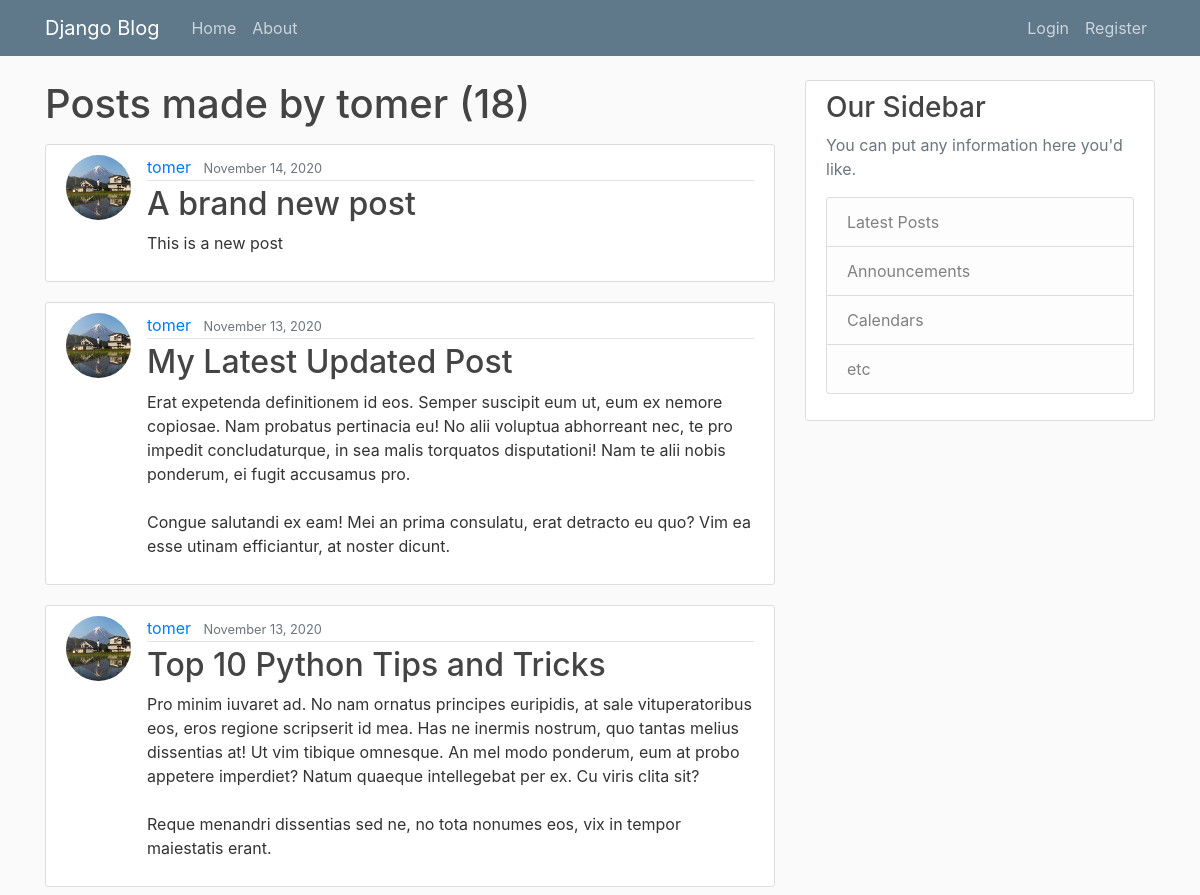
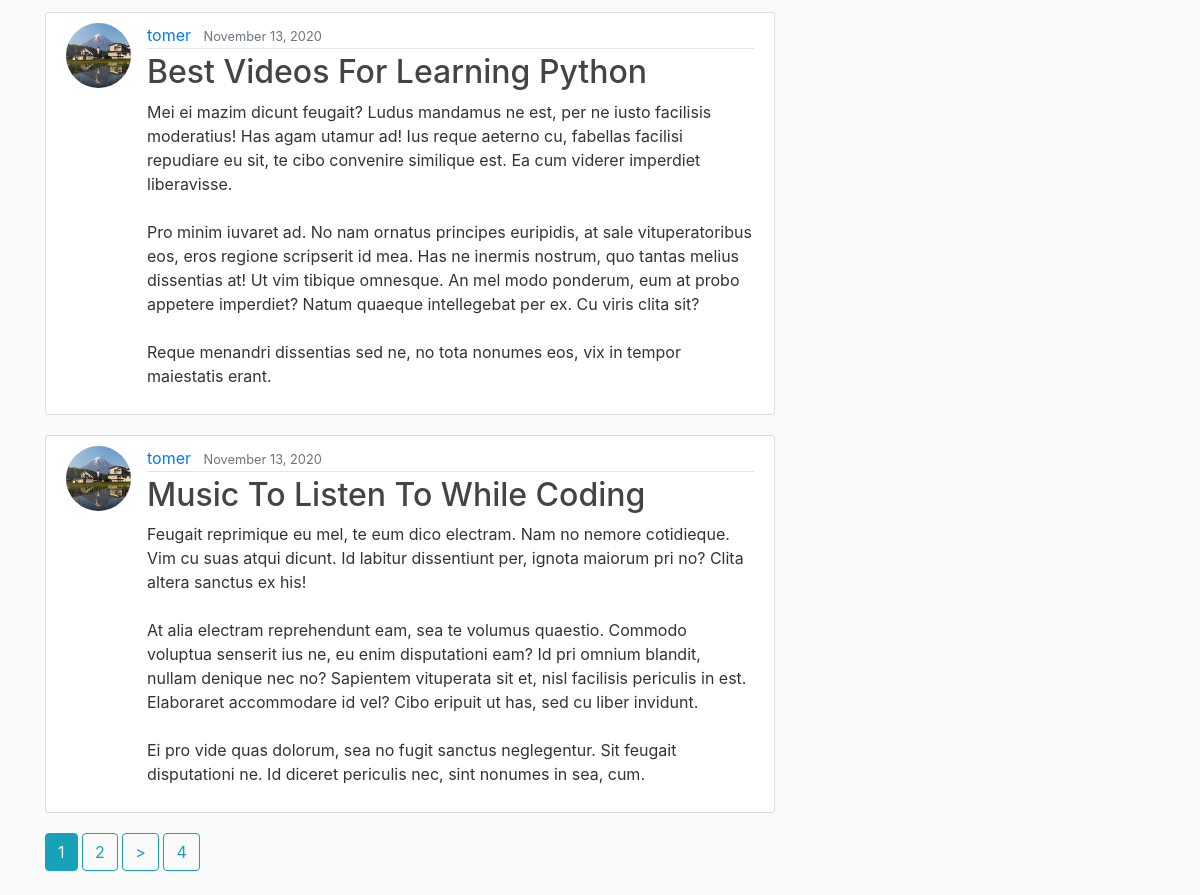
The app's page /user/tomer with its own data (2 pictures, top to bottom).
### blog/models.py (models this page shows, shortened)
class Post(models.Model):
    title = models.CharField(max_length=100)
    content = models.TextField()
    date = models.DateField(default=timezone.now)
    author = models.ForeignKey(User, on_delete=models.CASCADE)

### users/models.py (models this page shows, shortened)
class Profile(models.Model):
    user = models.OneToOneField(User, on_delete=models.CASCADE)
    image = models.ImageField(default='default.jpg', upload_to='profile_pics')

### blog/views.py (the view)
# urls.py: path("user/<str:username>", UserPostListView.as_view(), name='user-posts'),
class UserPostListView(ListView):
    model = Post
    template_name = 'blog/user_posts.html' #<app>/<model>_<viewtype>.html
    context_object_name = 'posts'
    paginate_by = 5
    def get_queryset(self):
        user = get_object_or_404(User, username=self.kwargs.get('username')) #This will get the user from the URL or a 404 if not existed
        return Post.objects.filter(author=user).order_by('-id')

### blog/templates/blog/user_posts.html (shortened to what this page needs)
{% extends "blog/base.html" %}
{% block content %}
<h1 class="mb-3">Posts made by {{view.kwargs.username}} ({{page_obj.paginator.count}})</h1>
    {% for post in posts %}
        <article class="media content-section">
            <img class="rounded-circle article-img" src="{{post.author.profile.image.url}}" alt="">
            <div class="media-body">
            <div class="article-metadata">
                <a class="mr-2" href="{% url 'user-posts' post.author.username %}">{{ post.author }}</a>
                <small class="text-muted">{{ post.date|date:'F d, Y'}}</small>
            </div>
            <h2><a class="article-title" href="{% url 'post-detail' post.id %}">{{ post.title }}</a></h2>
            <p class="article-content">{{ post.content }}</p>
            </div>
        </article>
    {%endfor%}
    {% if is_paginated %}
        {% for num in page_obj.paginator.page_range%}
            {% if page_obj.number == num %}
                <a href="?page={{num}}" class="btn btn-info mb-4">{{num}}</a>
            {%elif num > page_obj.number|add:'-2' and num < page_obj.number|add:'2' %}
                <a href="?page={{num}}" class="btn btn-outline-info mb-4">{{num}}</a>
            {%endif%}
        {%endfor%}
        {%if page_obj.has_next%}
            <a href="{{ page_obj.next_page_number }}" class="btn btn-outline-info mb-4">></a>
            <a href="?page={{page_obj.paginator.num_pages}}" class="btn btn-outline-info mb-4">{{page_obj.paginator.num_pages}}</a>
        {%endif%}
    {%endif%}
{%endblock content%}

### blog/static/blog/main.css (style rules this page uses)
body { background: #fafafa; color: #333333; margin-top: 5rem; }
h1, h2, h3, h4, h5, h6 { color: #444444; }
.content-section { background: #ffffff; padding: 10px 20px; border: 1px solid #dddddd; border-radius: 3px; margin-bottom: 20px; }
.article-title { color: #444444; }
.article-content { white-space: pre-line; }
.article-img { height: 65px; width: 65px; margin-right: 16px; }
.article-metadata { padding-bottom: 1px; margin-bottom: 4px; border-bottom: 1px solid #e3e3e3 }

### records on screen
Post: author.profile.image (picture), author "tomer", date "November 14, 2020", title "A brand new post", content "This is a new post"
Post: author.profile.image (picture), author "tomer", date "November 13, 2020", title "My Latest Updated Post", content "Erat expetenda definitionem id eos. Semper suscipit eum ut, eum ex nemore copiosae. Nam probatus pertinacia eu! No alii voluptua abhorreant nec, te pro impedit concludaturque, in sea malis torquatos disputationi! Nam te alii nobis ponderum, ei fugit accusamus pro. Congue salutandi ex eam! Mei an prima consulatu, erat detracto eu quo? Vim ea esse utinam efficiantur, at noster dicunt."
Post: author.profile.image (picture), author "tomer", date "November 13, 2020", title "Top 10 Python Tips and Tricks", content "Pro minim iuvaret ad. No nam ornatus principes euripidis, at sale vituperatoribus eos, eros regione scripserit id mea. Has ne inermis nostrum, quo tantas melius dissentias at! Ut vim tibique omnesque. An mel modo ponderum, eum at probo appetere imperdiet? Natum quaeque intellegebat per ex. Cu viris clita sit? Reque menandri dissentias sed ne, no tota nonumes eos, vix in tempor maiestatis erant."
Post: author.profile.image (picture), author "tomer", date "November 13, 2020", title "Best Videos For Learning Python", content "Mei ei mazim dicunt feugait? Ludus mandamus ne est, per ne iusto facilisis moderatius! Has agam utamur ad! Ius reque aeterno cu, fabellas facilisi repudiare eu sit, te cibo convenire similique est. Ea cum viderer imperdiet liberavisse. Pro minim iuvaret ad. No nam ornatus principes euripidis, at sale vituperatoribus eos, eros regione scripserit id mea. Has ne inermis nostrum, quo tantas melius dissentias at! Ut vim tibique omnesque. An mel modo ponderum, eum at probo appetere imperdiet? Natum quaeque intellegebat per ex. Cu viris clita sit? Reque menandri dissentias sed ne, no tota nonumes eos, vix in tempor maiestatis erant."
Post: author.profile.image (picture), author "tomer", date "November 13, 2020", title "Music To Listen To While Coding", content "Feugait reprimique eu mel, te eum dico electram. Nam no nemore cotidieque. Vim cu suas atqui dicunt. Id labitur dissentiunt per, ignota maiorum pri no? Clita altera sanctus ex his! At alia electram reprehendunt eam, sea te volumus quaestio. Commodo voluptua senserit ius ne, eu enim disputationi eam? Id pri omnium blandit, nullam denique nec no? Sapientem vituperata sit et, nisl facilisis periculis in est. Elaboraret accommodare id vel? Cibo eripuit ut has, sed cu liber invidunt. Ei pro vide quas dolorum, sea no fugit sanctus neglegentur. Sit feugait disputationi ne. Id diceret periculis nec, sint nonumes in sea, cum."

### other values on screen
{{ view.kwargs.username }} "tomer"
{{ page_obj.paginator.count }} "18"
{{ num }} "1"
{{ num }} "2"
{{ page_obj.paginator.num_pages }} "4"
